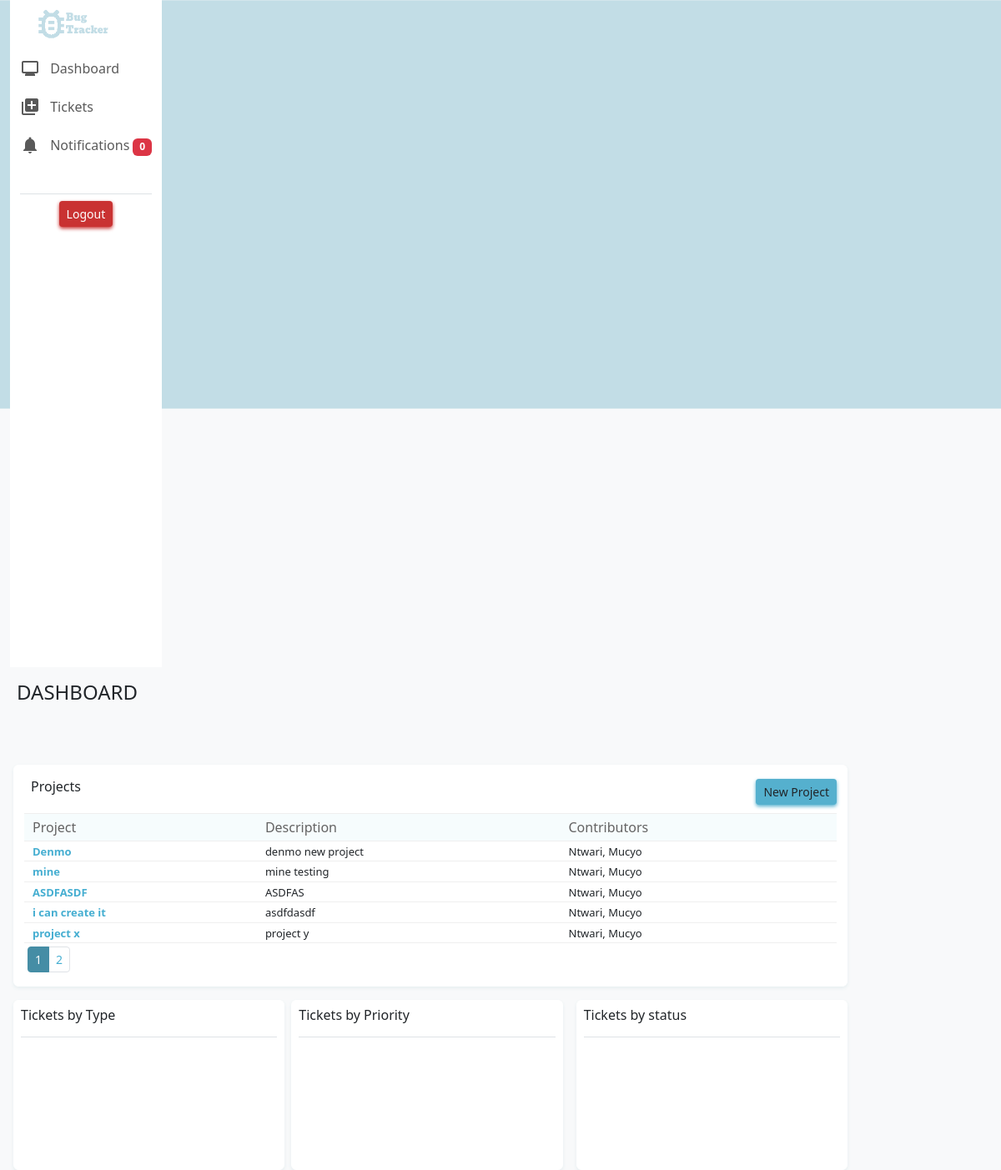
Screenshot of / (signed in) with the database file from the repository.
### bug_tracker/models.py (models this page shows, shortened)
class Project(models.Model):
    project_name = models.CharField(max_length=255)
    project_description = models.TextField()
    team_members = models.ManyToManyField(CustomUser)
    project_creator = models.ForeignKey(CustomUser, on_delete=models.CASCADE, related_name='created_projects', null=True)

class CustomUser(AbstractUser):
    first_name = models.CharField(max_length=150)
    last_name = models.CharField(max_length=150)
    phone_number = models.CharField(max_length=20,blank=False, null=False)
    def __str__(self):
        return self.username

### bug_tracker/views.py (the view)
# urls.py: path("", views.index, name="index"),
@login_required(login_url='layout')
def index(request):
    if request.method == 'GET':
        users = CustomUser.objects.all()
        projects = Project.objects.all().order_by("-id")
        group_names = request.user.groups.values_list('name', flat=True)
        paginator = Paginator(projects, 5)  # Display 5 projects per page
        page_number = request.GET.get('page')
        page_obj = paginator.get_page(page_number)
        return render(request, "bug_tracker/index.html", {
            "users": users,
            "projects": projects,
            "project_list": page_obj,
            "page_range": paginator.page_range,
            "page_number": page_obj.number,
            "group_names": group_names
        })

### bug_tracker/context_processors.py (called while the page is built)
def my_context_processor(request):
    new_count = 0
    if request.user.is_authenticated:
        notifications = Notification.objects.filter(user=request.user)
        now = timezone.now()
        threshold = now - timedelta(seconds=60)
        today_notifications = notifications.filter(created_at__gte=threshold)
        new_count = today_notifications.count()
    return {
        'new_count': new_count
    }

### bug_tracker/templates/bug_tracker/index.html (shortened to what this page needs)
{% extends "bug_tracker/layout.html" %}
{% load static %}
{% block content %}
<div class="col-sm-10">
    <div class="pt-3 ps-2 h4 pb-3"> DASHBOARD</div>
      <div class="row">
      <div class="col-sm-12 bg-light2 border-charts mt-5 ms-3 rounded">
          <div class="d-flex justify-content-between">
              <div class="h6 pt-3 ps-2"> Projects {{ proect_id }}</div>
              {% if 'Project_Manager' in group_names %}
              <div class="pt-3"><button type="button" class="btn btn-color2 btn-color2-shadow btn-sm" data-bs-toggle="modal" data-bs-target="#myModal">New Project</button></div>
              {% endif %}
          </div>
          <div>
              <table class="table-responsive table-hover">
                  <thead>
                    <tr>
                      <th>Project</th>
                      <th>Description</th>
                      <th>Contributors</th>
                      <th></th>
                    </tr>
                  </thead>
                  <tbody>
                    {% for project in project_list %}
                      <tr>
                        <td class="text-color5 size1"><b><a class="text-color5 size1 x" href="{% url 'project_view' project.id %}">{{ project.project_name }}</a></b></td>
                        <td class="truncate size1">{{ project.project_description }}</td>
                        <td class="truncate size1">{{ project.team_members.all|join:", " }}</td>
                        <td>
                        </td>
                      </tr>
                    {% endfor %}
                  </tbody>
                </table>
                <div>
                  <nav aria-label="...">
                    <ul class="pagination pagination-sm pt-1 ps-1">
                      {% for page in page_range %}
                      <li class="page-item text-color5 {%  if page_number == page %} active {% endif %}">
                        <a class="page-link text-color5 {%  if page_number == page %} active {% endif %}" href="?page={{ page }}" tabindex="-1">{{ page }}</a>
                      </li>
                      {% endfor %}
                    </ul>
                  </nav>
                </div>
          </div>
      </div>
    </div>
    <div class="row pt-3">
      <div class="container-fluid ms-1 d-flex">
      <div class="col-sm-4 transform border-charts rounded bg-charts">
        <div>
          <div class="p-2 h6">Tickets by Type</div>
          <div class="border-bottom my-2 mx-2"></div>
           <div class="chart-height" id="chart1">
           </div>
        </div>
      </div>
      <div class="col-sm-4 transform border-charts ms-2 rounded bg-charts">
        <div>
          <div class="p-2 h6">Tickets by Priority</div>
          <div class="border-bottom my-2 mx-2"></div>
          <div class="chart-height" id="chart2">
          </div>
        </div>
      </div>
      <div class="col-sm-4 transform border-charts ms-3 rounded bg-charts">
        <div>
          <div class="p-2 h6">Tickets by status</div>
          <div class="border-bottom my-2 mx-2"></div>
          <div class="chart-height" id="chart3">
          </div>
        </div>
      </div>
      </div>
    </div>
  </div>
{% endblock %}

### bug_tracker/static/styles.css (style rules this page uses)
.bg { background-size: cover; background-position: center; }
.bg-light2 { background-color: white; }
.btn-color2 { background-color: #55b0ce; }
.btn-color2-shadow { box-shadow: 0 2px 4px #55b0ce; }
table { width: 100%; border-collapse: collapse; margin-top: 10px; }
thead th { background-color: #f6fcfd; color: rgb(100, 99, 99); font-weight: normal; padding-left: 10px; padding-top: 4px; padding-bottom: 4px; border-top: 1px solid rgb(239, 239, 239); border-bottom: 1px solid rgb(239, 239, 239); }
tbody td { padding-top: 3px; padding-left: 10px; border-top: 1px solid rgb(239, 239, 239); border-bottom: 1px solid rgb(239, 239, 239); }
.truncate { max-width: 200px; white-space: nowrap; overflow: hidden; text-overflow: ellipsis; }
.text-color5 { color:#45aed1; }
.bg-charts { background-color: white; }
.chart-height { height: 150px; }
.border-charts { border: 1px solid white; box-shadow: 0 2px 4px #e6eef0; }
.transform { transition: transform 0.3s ease; }
.size1 { font-size: small; }
.x { text-decoration: none; }
.pagination .page-item.active .page-link { background-color: #458da5; border: 1px solid #458da5; }

### rows the page displays
Project: project_name "Denmo", project_description "denmo new project", team_members.all "Ntwari, Mucyo"
Project: project_name "mine", project_description "mine testing", team_members.all "Ntwari, Mucyo"
Project: project_name "ASDFASDF", project_description "ASDFAS", team_members.all "Ntwari, Mucyo"
Project: project_name "i can create it", project_description "asdfdasdf", team_members.all "Ntwari, Mucyo"
Project: project_name "project x", project_description "project y", team_members.all "Ntwari, Mucyo"

### other values shown
{{ new_count }} "0"
{{ page }} "1" "2"
